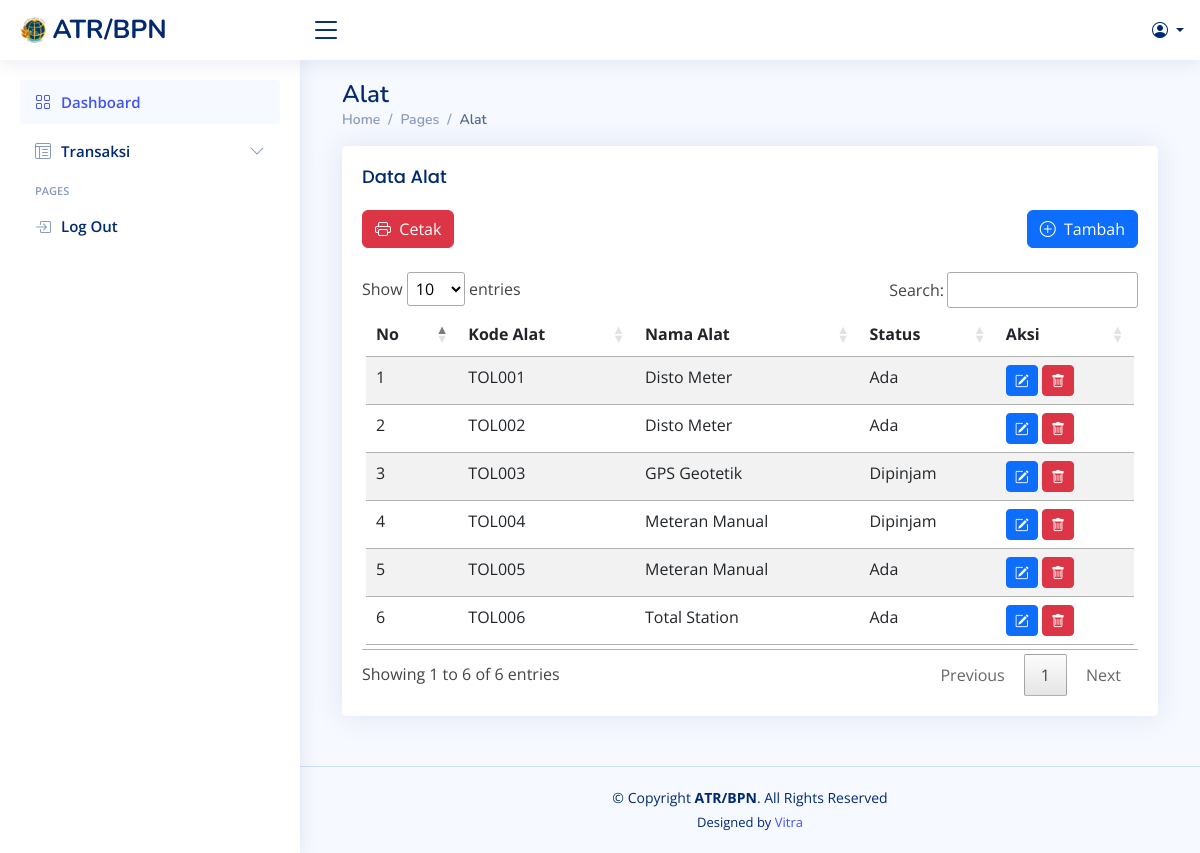
The page /index.php/alat/alat on the database its author committed.
### tables this page shows
CREATE TABLE `alat` (
  `id_alat` int(11) NOT NULL,
  `kode_alat` varchar(10) NOT NULL,
  `nama_alat` varchar(20) NOT NULL,
  `status` varchar(10) NOT NULL
);

### application/controllers/alat/Alat.php (called while the page is built, shortened)
<?php
class Alat extends CI_Controller {
    public function index() {
        $data['title'] = "Alat" ;
        $data['alat'] = $this->bpnModel->get_data('alat')->result();
        $this->load->view('header',$data);
        $this->load->view('navbar');
        $this->load->view('alat/alat',$data);
        $this->load->view('footer');
    }
}

### index.php (called while the page is built, shortened)
<?php
require_once BASEPATH.'core/CodeIgniter.php';

### application/models/bpnModel.php (called while the page is built, shortened)
<?php
class bpnModel extends CI_model
{
    public function get_data($table){
        return $this->db->get($table);
    }
}
?>

### application/views/alat/alat.php (the view, shortened to what this page needs)
<main id="main" class="main">
<div class="pagetitle">
  <h1><?= $title ?></h1>
  <nav>
    <ol class="breadcrumb">
      <li class="breadcrumb-item"><a href="index.html">Home</a></li>
      <li class="breadcrumb-item">Pages</li>
      <li class="breadcrumb-item active"><?= $title ?></li>
    </ol>
  </nav>
</div>
<section class="section">
  <div class="row">
    <div class="col-lg-12">
      <div class="card" >
        <div class="card-body">
          <h5 class="card-title">Data <?= $title ?></h5>
          <table class="p-1 table table-striped dataTable-wrapper dataTable-loading no-footer sortable searchable fixed-columns" id="table_id" width="100%">
          <div class="float-end mb-4">
			    <a href="<?= base_url('alat/alat/tambahData');?>" class="btn btn-primary"><i class="bi bi-plus-circle"></i></i>&nbsp;&nbsp;Tambah</a>
			    </div>
          </div><div class="float-start mb-4">
			    <a href="<?= base_url('alat/alat/printalat');?>" target="_blank" class="btn btn-danger"><i class="bi bi-printer"></i></i>&nbsp;&nbsp;Cetak</a>
			    </div>
          <thead>
            <tr>
                <th>No</th>
                <th>Kode Alat</th>
                <th>Nama Alat</th>
                <th>Status</th>
                <th>Aksi</th>
            </tr>
          </thead>
          <tbody>
            <?php $no=1; foreach($alat as $p) : ?>
            <tr>
              <td><?= $no++ ?></td>
              <td><?= $p->kode_alat ?></td>
              <td><?= $p->nama_alat ?></td>
              <td><?= $p->status ?></td>
              <td><a href="<?php echo base_url('alat/alat/updateData/'.$p->id_alat);?>" class="btn btn-sm btn-primary"><i class="bi bi-pencil-square"></i></a>
              <a onclick="return confirm('Apakah Anda Yakin Menghapus Data Ini ?')" href="<?php echo base_url('alat/alat/deleteData/'.$p->id_alat);?>" class="btn btn-sm btn-danger"><i class="bi bi-trash"></i></a>
              </td>
            </tr>
            <?php endforeach; ?>
          </tbody>
        </div>
      </div>
    </div>
  </div>

### application/views/header.php (shortened to what this page needs)
<!DOCTYPE html>
<html lang="en">
<head>
  <link href="<?php echo base_url();?>assets/vendor/bootstrap/css/bootstrap.min.css" rel="stylesheet">
  <link href="<?php echo base_url();?>assets/vendor/bootstrap-icons/bootstrap-icons.css" rel="stylesheet">
  <link href="<?php echo base_url();?>assets/vendor/boxicons/css/boxicons.min.css" rel="stylesheet">
  <link href="<?php echo base_url();?>assets/vendor/quill/quill.snow.css" rel="stylesheet">
  <link href="<?php echo base_url();?>assets/vendor/quill/quill.bubble.css" rel="stylesheet">
  <link href="<?php echo base_url();?>assets/vendor/remixicon/remixicon.css" rel="stylesheet">
  <link href="<?php echo base_url();?>assets/vendor/simple-datatables/style.css" rel="stylesheet">
  <link href="<?php echo base_url();?>assets/css/style.css" rel="stylesheet">
  <link rel="stylesheet" type="text/css" href="<?php echo base_url();?>assets/vendor/dataTables.min.css">
  <link href="<?php echo base_url();?>assets/css/select2.min.css" rel="stylesheet" />
</head>
<div class="container-fluid" style="min-height 100%;">

### application/views/navbar.php (shortened to what this page needs)
<body>
  <header id="header" class="header fixed-top d-flex align-items-center">
    <div class="d-flex align-items-center justify-content-between">
      <a href="<?php echo base_url();?>" class="logo d-flex align-items-center">
        <img src="<?php echo base_url();?>assets/img/bpnlogo.png" alt="">
        <span class="d-none d-lg-block">ATR/BPN</span>
      </a>
      <i class="bi bi-list toggle-sidebar-btn"></i>
    </div>
    <nav class="header-nav ms-auto">
      <ul class="d-flex align-items-center">
          <li class="nav-item dropdown pe-3">
          <a class="nav-link nav-profile d-flex align-items-center pe-0" href="#" data-bs-toggle="dropdown">
            <i class="bi bi-person-circle"></i>
            <span class="d-none d-md-block dropdown-toggle ps-2"><?= $this->session->userdata('username');?></span>
          </a>
        </li>
      </ul>
    </nav>
  </header>
  <aside id="sidebar" class="sidebar">
    <ul class="sidebar-nav" id="sidebar-nav">
      <li class="nav-item">
        <a class="nav-link " href="<?php echo base_url('welcome');?>">
          <i class="bi bi-grid"></i>
          <span>Dashboard</span>
        </a>
      </li>
        <?php if($this->session->userdata('hak_akses')=='1'){?>
          <li class="nav-item">
            <a class="nav-link collapsed" data-bs-target="#tables-nav" data-bs-toggle="collapse" href="#">
              <i class="bi bi-layout-text-window-reverse"></i><span>Transaksi</span><i class="bi bi-chevron-down ms-auto"></i>
            </a>
            <ul id="tables-nav" class="nav-content collapse " data-bs-parent="#sidebar-nav">
              <li>
              <a href="<?= base_url('permohonan/permohonan');?>">
                  <i class="bi bi-circle"></i><span>Permohonan Pengukuran</span>
                </a>
              </li>
              <li>
                <a href="<?php echo base_url('peminjaman/peminjaman');?>">
                  <i class="bi bi-circle"></i><span>Peminjaman Alat</span>
                </a>
              </li>
              <li>
                <a href="<?php echo base_url('pengukuran/pengukuran');?>">
                  <i class="bi bi-circle"></i><span>Jadwal Pengukuran</span>
                </a>
              </li>
              <li>
                <a href="<?php echo base_url('hasilpengukuran/hasilpengukuran');?>">
                  <i class="bi bi-circle"></i><span>Hasil Pengukuran</span>
                </a>
              </li>
            </ul>
          </li>
          <?php }else{?>
          <li class="nav-item">
            <a class="nav-link collapsed" data-bs-target="#tables-nav" data-bs-toggle="collapse" href="#">
              <i class="bi bi-layout-text-window-reverse"></i><span>Transaksi</span><i class="bi bi-chevron-down ms-auto"></i>
            </a>
          </li>
          <?php } ?>
      <li class="nav-heading">Pages</li>
      <li class="nav-item">
        <a class="nav-link collapsed" href="<?= base_url('Login/logout')?>">
          <i class="bi bi-box-arrow-in-right"></i>
          <span>Log Out</span>
        </a>
      </li>
    </ul>
  </aside>

### application/views/footer.php (shortened to what this page needs)
  <footer  id="footer" class="footer">
    <div class="copyright" >
      &copy; Copyright <strong><span>ATR/BPN</span></strong>. All Rights Reserved
    </div>
    <div class="credits">
      Designed by <a href="https://bootstrapmade.com/">Vitra</a>
    </div>
  </footer>
</body>
</html>

### assets/css/style.css (style rules this page uses)
:root { scroll-behavior: smooth; }
body { font-family: "Open Sans", sans-serif; background: #f6f9ff; color: #444444; }
a { color: #4154f1; text-decoration: none; }
h1, h2, h3, h4, h5, h6 { font-family: "Nunito", sans-serif; }
#main { margin-top: 60px; padding: 20px 30px; transition: all 0.3s; }
.pagetitle { margin-bottom: 10px; }
.pagetitle h1 { font-size: 24px; margin-bottom: 0; font-weight: 600; color: #012970; }
.card { margin-bottom: 30px; border: none; border-radius: 5px; box-shadow: 0px 0 30px rgba(1, 41, 112, 0.1); }
.card-title { padding: 20px 0 15px 0; font-size: 18px; font-weight: 500; color: #012970; font-family: "Poppins", sans-serif; }
.card-body { padding: 0 20px 20px 20px; }
.breadcrumb { font-size: 14px; font-family: "Nunito", sans-serif; color: #899bbd; font-weight: 600; }
.breadcrumb a { color: #899bbd; transition: 0.3s; }
.breadcrumb .breadcrumb-item::before { color: #899bbd; }
.breadcrumb .active { color: #51678f; font-weight: 600; }
.logo { line-height: 1; }
@media (min-width: 1200px) { .logo { width: 280px; } }
.logo img { max-height: 26px; margin-right: 6px; }
.logo span { font-size: 26px; font-weight: 700; color: #012970; font-family: "Nunito", sans-serif; }
.header { transition: all 0.5s; z-index: 997; height: 60px; box-shadow: 0px 2px 20px rgba(1, 41, 112, 0.1); background-color: #fff; padding-left: 20px; }
.header .toggle-sidebar-btn { font-size: 32px; padding-left: 10px; cursor: pointer; color: #012970; }
.header-nav ul { list-style: none; }
.header-nav>ul { margin: 0; padding: 0; }
.header-nav .nav-profile { color: #012970; }
.header-nav .nav-profile span { font-size: 14px; font-weight: 600; }
.sidebar { position: fixed; top: 60px; left: 0; bottom: 0; width: 300px; z-index: 996; transition: all 0.3s; padding: 20px; overflow-y: auto; scrollbar-width: thin; scrollbar-color: #aab7cf transparent; box-shadow: 0px 0px 20px rgba(1, 41, 112, 0.1); background-color: #fff; }
@media (min-width: 1200px) { #main, #footer { margin-left: 300px; } }
.sidebar-nav { padding: 0; margin: 0; list-style: none; }
.sidebar-nav li { padding: 0; margin: 0; list-style: none; }
.sidebar-nav .nav-item { margin-bottom: 5px; }
.sidebar-nav .nav-heading { font-size: 11px; text-transform: uppercase; color: #899bbd; font-weight: 600; margin: 10px 0 5px 15px; }
.sidebar-nav .nav-link { display: flex; align-items: center; font-size: 15px; font-weight: 600; color: #4154f1; transition: 0.3; background: #f6f9ff; padding: 10px 15px; border-radius: 4px; }
.sidebar-nav .nav-link i { font-size: 16px; margin-right: 10px; color: #4154f1; }
.sidebar-nav .nav-link.collapsed { color: #012970; background: #fff; }
.sidebar-nav .nav-link.collapsed i { color: #899bbd; }
.sidebar-nav .nav-link .bi-chevron-down { margin-right: 0; transition: transform 0.2s ease-in-out; }
.footer { padding: 20px 0; font-size: 14px; transition: all 0.3s; border-top: 1px solid #cddfff; }
.footer .copyright { text-align: center; color: #012970; }
.footer .credits { padding-top: 5px; text-align: center; font-size: 13px; color: #012970; }

### rows shown on the page
alat: kode_alat "TOL001", nama_alat "Disto Meter", status "Ada"
alat: kode_alat "TOL002", nama_alat "Disto Meter", status "Ada"
alat: kode_alat "TOL003", nama_alat "GPS Geotetik", status "Dipinjam"
alat: kode_alat "TOL004", nama_alat "Meteran Manual", status "Dipinjam"
alat: kode_alat "TOL005", nama_alat "Meteran Manual", status "Ada"
alat: kode_alat "TOL006", nama_alat "Total Station", status "Ada"

### other values the page prints
$title "Alat"
